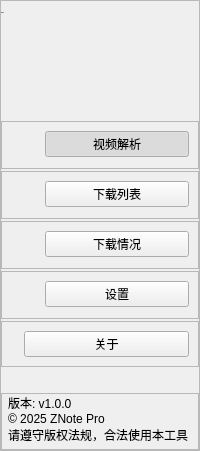
     <widget class="QFrame" name="frmLeft">
      <property name="frameShape">
       <enum>QFrame::Shape::StyledPanel</enum>
      </property>
      <property name="frameShadow">
       <enum>QFrame::Shadow::Raised</enum>
      </property>
      <layout class="QVBoxLayout" name="verticalLayout_6" stretch="1,4,0,0,0,0,0,1,0">
       <property name="spacing">
        <number>2</number>
       </property>
       <property name="leftMargin">
        <number>0</number>
       </property>
       <property name="topMargin">
        <number>0</number>
       </property>
       <property name="rightMargin">
        <number>0</number>
       </property>
       <property name="bottomMargin">
        <number>0</number>
       </property>
       <item>
        <widget class="QLabel" name="lblApp">
         <property name="maximumSize">
          <size>
           <width>16777215</width>
           <height>80</height>
          </size>
         </property>
         <property name="font">
          <font>
           <family>-apple-system</family>
           <pointsize>-1</pointsize>
           <italic>true</italic>
           <bold>true</bold>
          </font>
         </property>
         <property name="cursor">
          <cursorShape>ArrowCursor</cursorShape>
         </property>
         <property name="text">
          <string>ZNote</string>
         </property>
        </widget>
       </item>
       <item>
        <spacer name="spcVLeftUp">
         <property name="orientation">
          <enum>Qt::Orientation::Vertical</enum>
         </property>
         <property name="sizeType">
          <enum>QSizePolicy::Policy::Maximum</enum>
         </property>
         <property name="sizeHint" stdset="0">
          <size>
           <width>20</width>
           <height>100</height>
          </size>
         </property>
        </spacer>
       </item>
       <item>
        <widget class="QFrame" name="frmResolve">
         <property name="maximumSize">
          <size>
           <width>16777215</width>
           <height>60</height>
          </size>
         </property>
         <property name="frameShape">
          <enum>QFrame::Shape::StyledPanel</enum>
         </property>
         <property name="frameShadow">
          <enum>QFrame::Shadow::Raised</enum>
         </property>
         <layout class="QFormLayout" name="formLayout_3">
          <item row="0" column="0">
           <widget class="QLabel" name="lblResolve">
            <property name="minimumSize">
             <size>
              <width>28</width>
              <height>28</height>
             </size>
            </property>
            <property name="maximumSize">
             <size>
              <width>28</width>
              <height>28</height>
             </size>
            </property>
            <property name="text">
             <string/>
            </property>
            <property name="pixmap">
             <pixmap resource="resources.qrc">:/icons/left-banner-videoresolve.png</pixmap>
            </property>
            <property name="scaledContents">
             <bool>true</bool>
            </property>
           </widget>
          </item>
          <item row="0" column="1">
           <widget class="QPushButton" name="btnResolve">
            <property name="cursor">
             <cursorShape>PointingHandCursor</cursorShape>
            </property>
            <property name="text">
             <string>视频解析</string>
            </property>
            <property name="checkable">
             <bool>true</bool>
            </property>
            <property name="checked">
             <bool>true</bool>
            </property>
           </widget>
          </item>
         </layout>
        </widget>
       </item>
       <item>
        <widget class="QFrame" name="frmDownloadList">
         <property name="maximumSize">
          <size>
           <width>16777215</width>
           <height>60</height>
          </size>
         </property>
         <property name="frameShape">
          <enum>QFrame::Shape::StyledPanel</enum>
         </property>
         <property name="frameShadow">
          <enum>QFrame::Shadow::Raised</enum>
         </property>
         <layout class="QFormLayout" name="formLayout_2">
          <item row="0" column="0">
           <widget class="QLabel" name="lblDownloadList">
            <property name="minimumSize">
             <size>
              <width>28</width>
              <height>28</height>
             </size>
            </property>
            <property name="maximumSize">
             <size>
              <width>28</width>
              <height>28</height>
             </size>
            </property>
            <property name="text">
             <string/>
            </property>
            <property name="pixmap">
             <pixmap resource="resources.qrc">:/icons/left-banner-downloadlist.png</pixmap>
            </property>
            <property name="scaledContents">
             <bool>true</bool>
            </property>
           </widget>
          </item>
          <item row="0" column="1">
           <widget class="QPushButton" name="btnDownloadList">
            <property name="cursor">
             <cursorShape>PointingHandCursor</cursorShape>
            </property>
            <property name="text">
             <string>下载列表</string>
            </property>
            <property name="checkable">
             <bool>true</bool>
            </property>
            <property name="checked">
             <bool>false</bool>
            </property>
           </widget>
          </item>
         </layout>
        </widget>
       </item>
       <item>
        <widget class="QFrame" name="frmDownloadStatus">
         <property name="maximumSize">
          <size>
           <width>16777215</width>
           <height>60</height>
          </size>
         </property>
         <property name="frameShape">
          <enum>QFrame::Shape::StyledPanel</enum>
         </property>
         <property name="frameShadow">
          <enum>QFrame::Shadow::Raised</enum>
         </property>
         <layout class="QFormLayout" name="formLayout">
          <item row="0" column="0">
           <widget class="QLabel" name="lblDownloadStatus">
            <property name="minimumSize">
             <size>
              <width>28</width>
              <height>28</height>
             </size>
            </property>
            <property name="maximumSize">
             <size>
              <width>28</width>
              <height>28</height>
             </size>
            </property>
            <property name="text">
             <string/>
            </property>
            <property name="pixmap">
             <pixmap resource="resources.qrc">:/icons/left-banner-downloadabout.png</pixmap>
            </property>
            <property name="scaledContents">
             <bool>true</bool>
            </property>
           </widget>
          </item>
          <item row="0" column="1">
           <widget class="QPushButton" name="btnDownloadStatus">
            <property name="cursor">
             <cursorShape>PointingHandCursor</cursorShape>
            </property>
            <property name="text">
             <string>下载情况</string>
            </property>
            <property name="checkable">
             <bool>true</bool>
            </property>
            <property name="checked">
             <bool>false</bool>
            </property>
           </widget>
          </item>
         </layout>
        </widget>
       </item>
       <item>
        <widget class="QFrame" name="frmSetting">
         <property name="frameShape">
          <enum>QFrame::Shape::StyledPanel</enum>
         </property>
         <property name="frameShadow">
          <enum>QFrame::Shadow::Raised</enum>
         </property>
         <layout class="QFormLayout" name="formLayout_4">
          <item row="0" column="0">
           <widget class="QLabel" name="lblSetting">
            <property name="minimumSize">
             <size>
              <width>28</width>
              <height>28</height>
             </size>
            </property>
            <property name="maximumSize">
             <size>
              <width>28</width>
              <height>28</height>
             </size>
            </property>
            <property name="text">
             <string/>
            </property>
            <property name="textFormat">
             <enum>Qt::TextFormat::PlainText</enum>
            </property>
            <property name="pixmap">
             <pixmap resource="resources.qrc">:/icons/left-banner-setting.png</pixmap>
            </property>
            <property name="scaledContents">
             <bool>true</bool>
            </property>
           </widget>
          </item>
          <item row="0" column="1">
           <widget class="QPushButton" name="btnSetting">
            <property name="cursor">
             <cursorShape>PointingHandCursor</cursorShape>
            </property>
            <property name="text">
             <string>设置</string>
            </property>
            <property name="checkable">
             <bool>true</bool>
            </property>
            <property name="checked">
             <bool>false</bool>
            </property>
           </widget>
          </item>
         </layout>
        </widget>
       </item>
       <item>
        <widget class="QFrame" name="frmAbout">
         <property name="frameShape">
          <enum>QFrame::Shape::StyledPanel</enum>
         </property>
         <property name="frameShadow">
          <enum>QFrame::Shadow::Raised</enum>
         </property>
         <layout class="QFormLayout" name="formLayout_5">
          <item row="0" column="0">
           <widget class="QLabel" name="lblAbout">
            <property name="maximumSize">
             <size>
              <width>28</width>
              <height>28</height>
             </size>
            </property>
            <property name="text">
             <string/>
            </property>
            <property name="pixmap">
             <pixmap resource="resources.qrc">:/icons/left-banner-about.png</pixmap>
            </property>
            <property name="scaledContents">
             <bool>true</bool>
            </property>
           </widget>
          </item>
          <item row="0" column="1">
           <widget class="QPushButton" name="btnAbout">
            <property name="enabled">
             <bool>true</bool>
            </property>
            <property name="cursor">
             <cursorShape>PointingHandCursor</cursorShape>
            </property>
            <property name="text">
             <string>关于</string>
            </property>
            <property name="checkable">
             <bool>true</bool>
            </property>
            <property name="checked">
             <bool>false</bool>
            </property>
           </widget>
          </item>
         </layout>
        </widget>
       </item>
       <item>
        <spacer name="spcVLeftDown">
         <property name="orientation">
          <enum>Qt::Orientation::Vertical</enum>
         </property>
         <property name="sizeHint" stdset="0">
          <size>
           <width>20</width>
           <height>40</height>
          </size>
         </property>
        </spacer>
       </item>
       <item>
        <widget class="QFrame" name="frmFootscript">
         <property name="minimumSize">
          <size>
           <width>0</width>
           <height>40</height>
          </size>
         </property>
         <property name="frameShape">
          <enum>QFrame::Shape::StyledPanel</enum>
         </property>
         <property name="frameShadow">
          <enum>QFrame::Shadow::Raised</enum>
         </property>
         <layout class="QVBoxLayout" name="verticalLayout_7">
          <property name="spacing">
           <number>0</number>
          </property>
          <property name="leftMargin">
           <number>6</number>
          </property>
          <property name="topMargin">
           <number>0</number>
          </property>
          <property name="rightMargin">
           <number>6</number>
          </property>
          <property name="bottomMargin">
           <number>5</number>
          </property>
          <item>
           <widget class="QLabel" name="lblAppVersion">
            <property name="layoutDirection">
             <enum>Qt::LayoutDirection::LeftToRight</enum>
            </property>
            <property name="text">
             <string>版本: v1.0.0</string>
            </property>
           </widget>
          </item>
          <item>
           <widget class="QLabel" name="lblCopyright">
            <property name="text">
             <string>© 2025 ZNote Pro</string>
            </property>
           </widget>
          </item>
          <item>
           <widget class="QLabel" name="lblCopyrightTip">
            <property name="text">
             <string>请遵守版权法规，合法使用本工具</string>
            </property>
           </widget>
          </item>
         </layout>
        </widget>
       </item>
      </layout>
     </widget>
